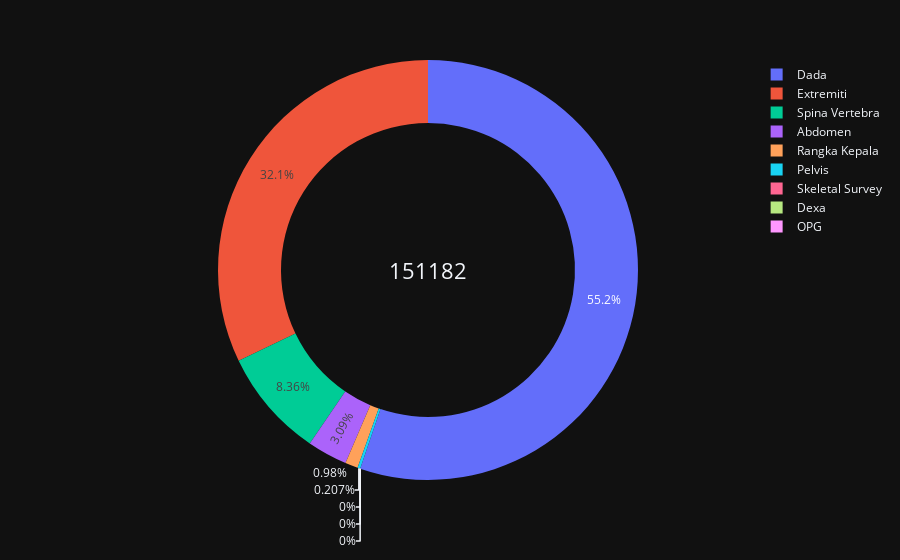

The notebook cell saved with this chart:
### Code cell
kes = px.pie(test2, values='Jumlah',names='Kategori', hole=0.7)
kes.add_annotation(x=0.5, y=0.5,showarrow=False, font_size=22, text=f'{int(test2.sum()["Jumlah"])}')

### Figure 1 — Plotly figure (JSON) as saved in the notebook; plotly's stock layout.template omitted (floating-point values rounded to 4 significant figures)
{"data": [{"domain": {"x": [0.0, 1.0], "y": [0.0, 1.0]}, "hole": 0.7, "hovertemplate": "Kategori=%{label}<br>Jumlah=%{value}<extra></extra>", "labels": ["Dada", "Abdomen", "Extremiti", "Rangka Kepala", "Spina Vertebra", "Pelvis", "Skeletal Survey", "Dexa", "OPG"], "legendgroup": "", "name": "", "showlegend": true, "values": [83510.0, 4673.0, 48560.0, 1482.0, 12640.0, 313.0, 0.0, 0.0, 0.0], "type": "pie"}], "layout": {"legend": {"tracegroupgap": 0}, "margin": {"t": 60}, "annotations": [{"font": {"size": 22}, "showarrow": false, "text": "151182", "x": 0.5, "y": 0.5}]}}
